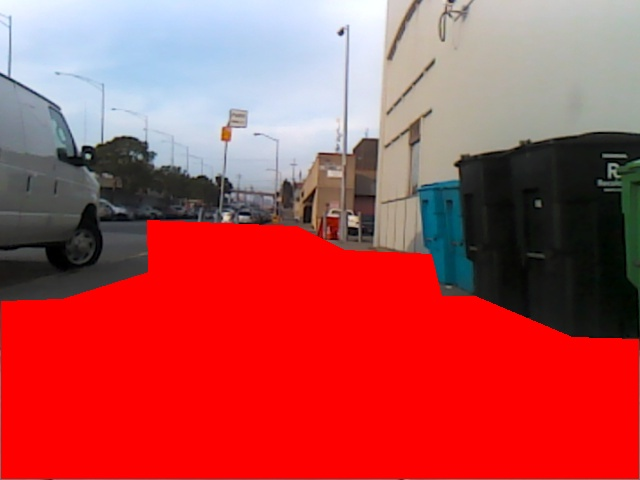
#> input picture example/example00.jpg, 640 x 480 px
$ python -i Robot_vision.py   (imports and definitions only)
#> lines starting #> are read from the running program, lines starting #| are printed output that depends on the picture; after the words box and inside, x2 and y2 are one past the last pixel; in counts of white or black regions, pixels touching at a corner belong together
#> further down, picture is the input picture: shape (480, 640, 3); mean B, G, R 79.4, 77.2, 181.4
# Algorithm to detect sidewalk based on back projecting the rgb and hsv values.
import cv2
import numpy as np

def sidewalk_detection(img):
	img_org = img.copy()
	img_untouch = img.copy()
	width = img.shape[1]
#> width = 640
	height = img.shape[0]
#> height = 480

	# Set the region immediately infront of the vehicle as the region of interest(primary assumption)
	a = int(height/2) - 130
#> a = 110
	b = int(height/2) + 130
#> b = 370
	c = int(width/2) + 100
#> c = 420
	d = int(width/2) - 100
#> d = 220
	roi = img_untouch[d:c,a:b,:]
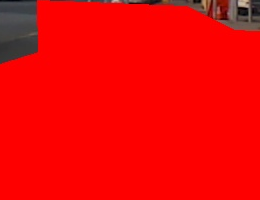
#> roi: shape (200, 260, 3); mean B, G, R 5.4, 5.6, 239.7

	# Convert RGB to HSV region of interst
	roi_hsv = cv2.cvtColor(roi, cv2.COLOR_BGR2HSV)
#> roi_hsv: shape (200, 260, 3); mean H, S, V 5.2, 239.1, 239.9

	# Obtain desirable RGB and HS threshold values(robust to illumination changes)
	roi_r_mean = np.mean(roi[:,:,2].ravel())
#> roi_r_mean = 239.7
	roi_g_mean = np.mean(roi[:,:,1].ravel())
#> roi_g_mean = 5.6
	roi_b_mean = np.mean(roi[:,:,0].ravel())
#> roi_b_mean = 5.39
	roi_h_mean = np.mean(roi_hsv[:,:,0].ravel())
#> roi_h_mean = 5.2
	roi_s_mean = np.mean(roi_hsv[:,:,1].ravel())
#> roi_s_mean = 239.1

	roi_r_thresh = int(roi_r_mean - 40)
#> roi_r_thresh = 199
	roi_g_thresh = int(roi_g_mean - 30)
#> roi_g_thresh = -24
	roi_b_thresh = int(np.min([roi_b_mean+60,255]))
#> roi_b_thresh = 65
	roi_s_thresh = int(np.min([roi_s_mean+50,255]))
#> roi_s_thresh = 255

	# Remove Noise and obtain HSV of original image
	img = cv2.medianBlur(img,7)
	img = cv2.GaussianBlur(img,(9,9),0)
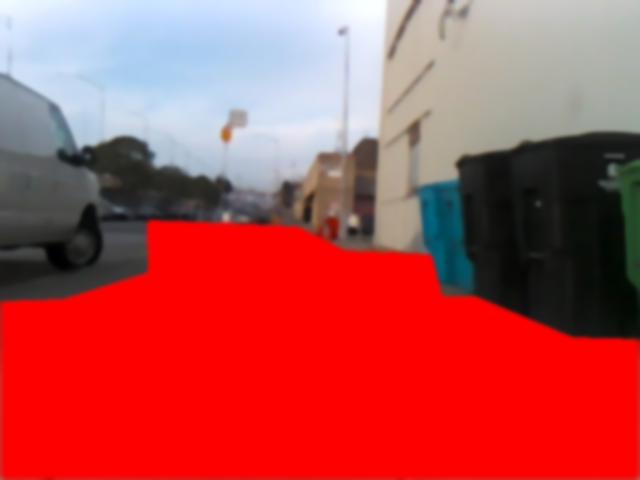
#> img: shape (480, 640, 3); mean of channels 0, 1, 2 79.6, 77.4, 181.9; drawn as B, G, R
	img_hsv = cv2.cvtColor(img, cv2.COLOR_BGR2HSV)
#> img_hsv: shape (480, 640, 3); mean H, S, V 38.2, 134.6, 191.6

	# Apply the threshold levels above to the whole image
	img_org[img_org[:,:,0] > roi_b_thresh] = 0
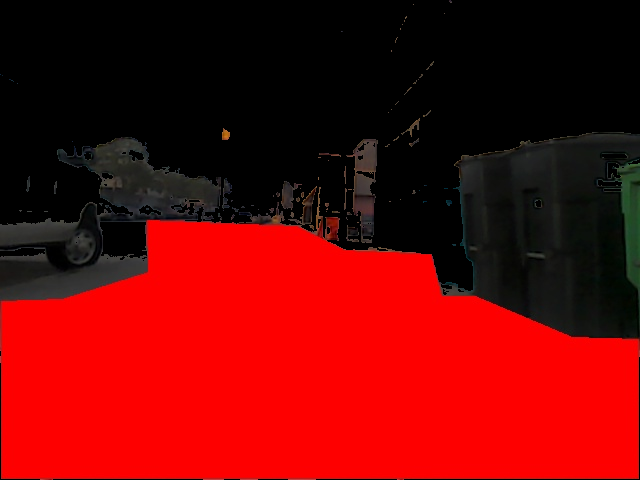
#> img_org: shape (480, 640, 3); mean B, G, R 4.8, 5.5, 112.6
	img_org[img_hsv[:,:,1] > roi_s_thresh] = 0
	img_org[img[:,:,2] < roi_r_thresh] = 0
	img_org[img[:,:,1] < roi_g_thresh] = 0
	img_org[img_org[:,:,0] > 0] = 255
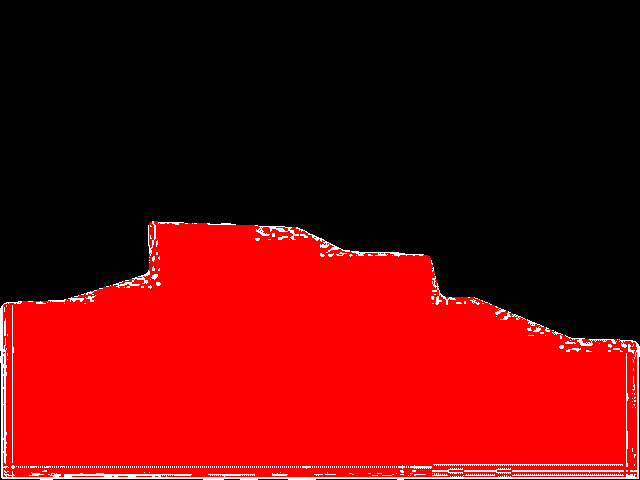
#> img_org: shape (480, 640, 3); mean B, G, R 5.7, 5.8, 107.3

	# Define a kernel to smoothen the thresholded image
	kernel = np.ones((7,7), dtype = np.uint8)

	# Obtain a uniform threshold by constricting and dilating the thresholded image
	mask_erode = cv2.erode(img_org[:,:,2], kernel, iterations = 7)
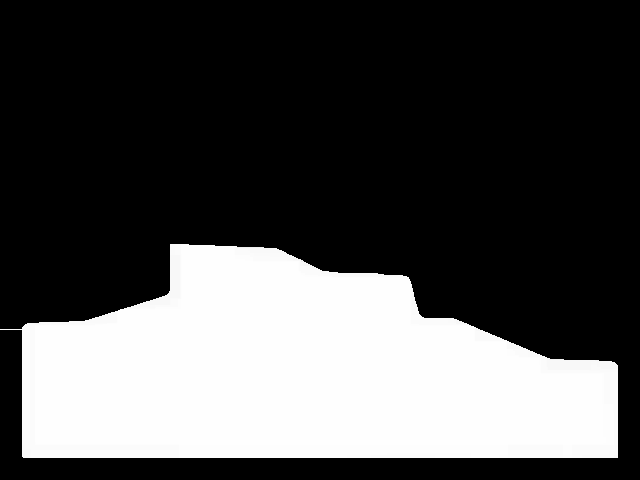
#> mask_erode: shape (480, 640); min 0, max 254, mean 77.4
	mask_dilate = cv2.dilate(mask_erode, kernel, iterations = 8)
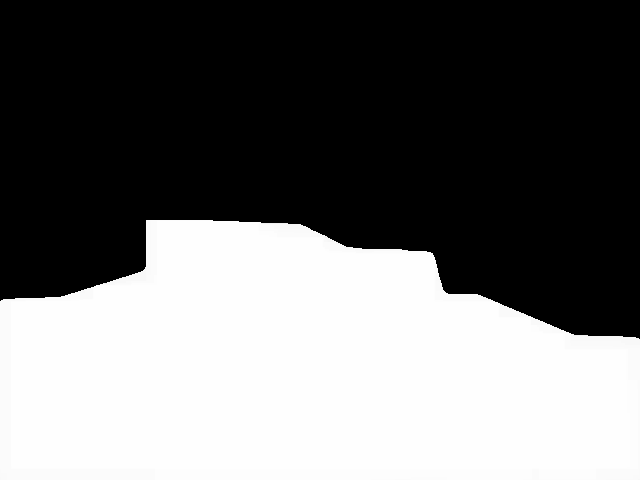
#> mask_dilate: shape (480, 640); min 0, max 254, mean 109.8

	# Find the largest contour (sidewalk) in the mask
	(contours,_)= cv2.findContours(mask_dilate.copy(),cv2.RETR_LIST , cv2.CHAIN_APPROX_SIMPLE)
#> contours = 1 contour; box (x1, y1, x2, y2) and area: (0, 220, 640, 480) 132144
	if (len(contours) > 0):
		c_max = max(contours, key = cv2.contourArea)
#> c_max = contour of 244 points, box (x1, y1, x2, y2) (0, 220, 640, 480), area 132144
		M = cv2.moments(c_max)
#> M = moments, m00 132143.5, centre m10/m00, m01/m00 = (303.4, 371.7)
		peri = cv2.arcLength(c_max, True)
#> peri = 1721.6
		approx = cv2.approxPolyDP(c_max, 0.005 * peri, True)
#> approx = contour of 12 points, box (x1, y1, x2, y2) (0, 220, 640, 480), area 132656
		cv2.drawContours(img_untouch, [approx], -1, (0, 0, 255), -1)

	return img_untouch

>>> import cv2
>>> picture = cv2.imread('example/example00.jpg')
>>> result = sidewalk_detection(picture)

$ run again, on example/example02.jpg
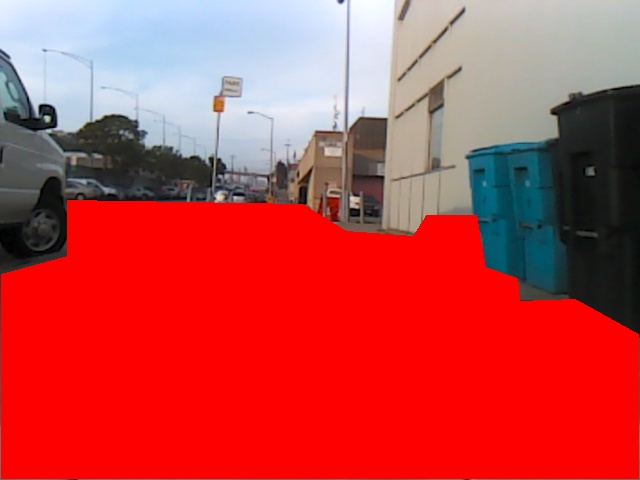
#> input picture example/example02.jpg, 640 x 480 px
#> picture is the input picture: shape (480, 640, 3); mean B, G, R 72.8, 70.5, 193.2
#> in sidewalk_detection, `roi = img_untouch[d:c,a:b,:]`:
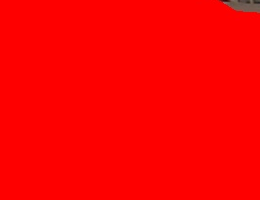
#> roi: shape (200, 260, 3); mean B, G, R 0.6, 0.6, 252.9
#> roi_hsv: shape (200, 260, 3); mean H, S, V 0.1, 253.7, 252.9
#> roi_r_mean = 252.9
#> roi_g_mean = 0.622
#> roi_b_mean = 0.551
#> roi_h_mean = 0.122
#> roi_s_mean = 253.7
#> roi_r_thresh = 212
#> roi_g_thresh = -29
#> roi_b_thresh = 60
#> roi_s_thresh = 255
#> img_hsv: shape (480, 640, 3); mean H, S, V 35.1, 152.4, 203.5
#> in sidewalk_detection, `mask_dilate = cv2.dilate(mask_erode, kernel, iterations = 8)`:
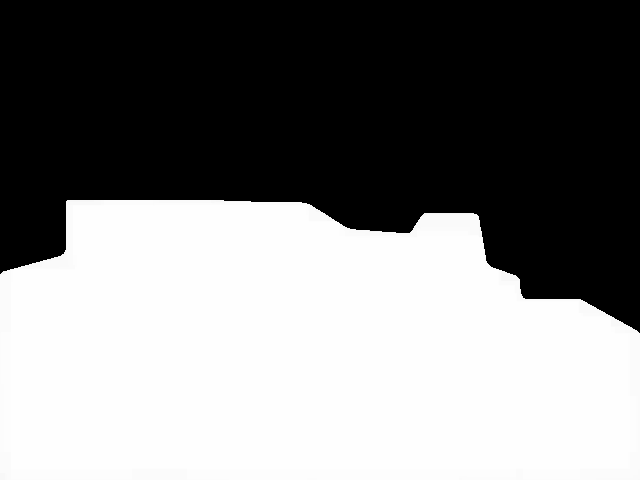
#> mask_dilate: shape (480, 640); min 0, max 254, mean 128.7
#> contours = 1 contour; box (x1, y1, x2, y2) and area: (0, 200, 640, 480) 154884
#> c_max = contour of 206 points, box (x1, y1, x2, y2) (0, 200, 640, 480), area 154884
#> M = moments, m00 154884.5, centre m10/m00, m01/m00 = (300.8, 354.4)
#> peri = 1794.6
#> approx = contour of 15 points, box (x1, y1, x2, y2) (0, 200, 640, 480), area 154812
